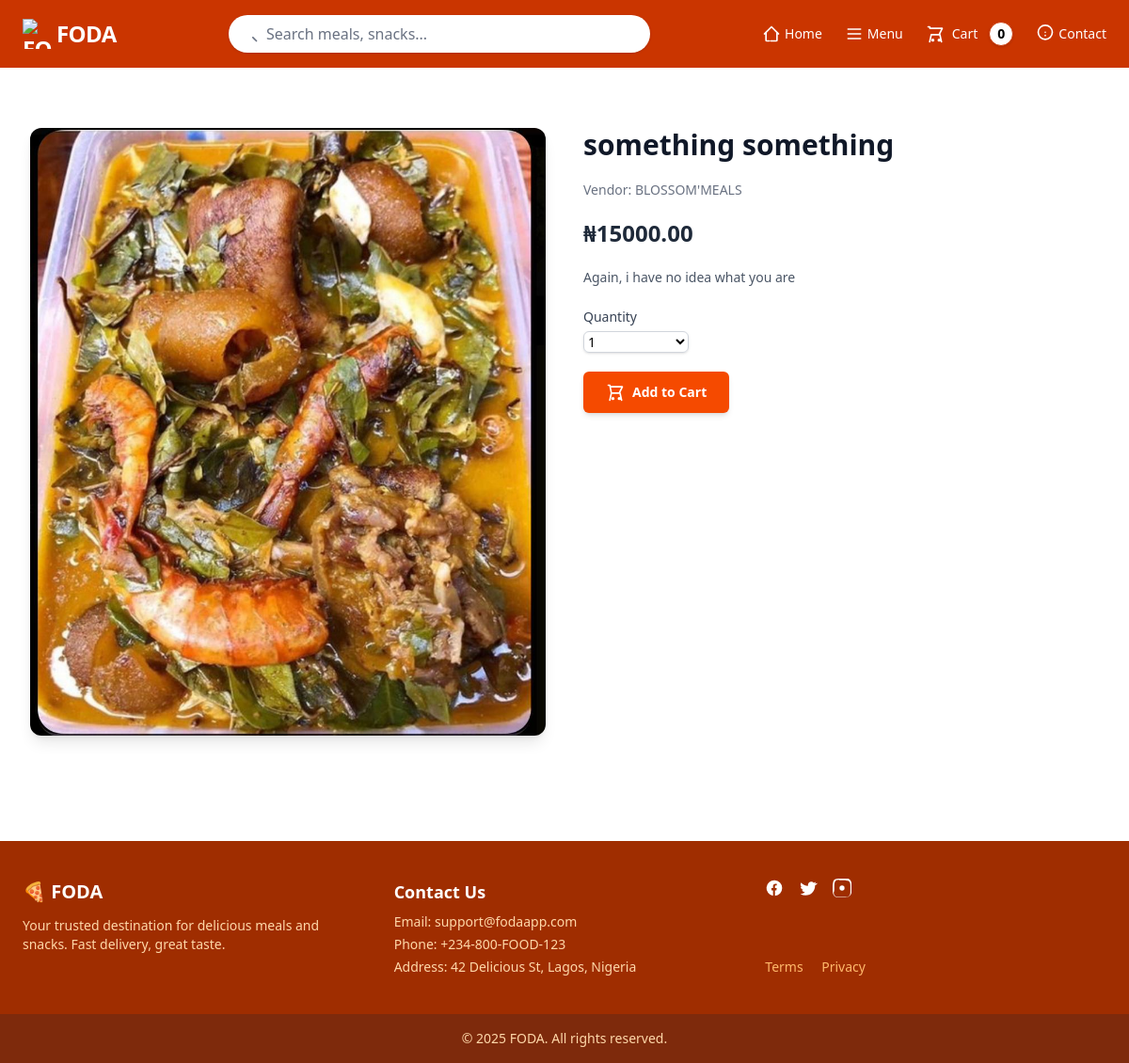
The page /food/4/ on the database its author committed.
### shop/models.py (models this page shows, shortened)
class Food(models.Model):
    name = models.CharField(max_length=100)
    description = models.TextField()
    price = models.DecimalField(max_digits=10, decimal_places=2)
    sale_price = models.DecimalField(max_digits=10, decimal_places=2, blank=True, null=True)
    is_sale = models.BooleanField(default=False)
    vendor = models.ForeignKey(Vendor, related_name='foods', on_delete=models.CASCADE)
    image = ImageField(upload_to='foods/', blank=True, null=True)

### vendor/models.py (models this page shows)
class Vendor(models.Model):
    user = models.OneToOneField(settings.AUTH_USER_MODEL, on_delete=models.CASCADE, related_name='vendor',null=True, blank=True)
    name = models.CharField(max_length=100)
    description = models.TextField()
    location = models.CharField(max_length=255)
    contact_info = models.CharField(max_length=100)
    image = ImageField(upload_to='vendors/', blank=True, null=True)
    def __str__(self):
        return self.name

### shop/views.py (the view)
# urls.py: path('food/<int:food_id>/', views.food_detail, name='detail'),
def food_detail(request, food_id):
    try:
        food_item = Food.objects.get(id=food_id)
    except Food.DoesNotExist:
        return render(request, '404.html', status=404)
    context = {
        'food_item': food_item
    }
    return render(request, 'detail.html', context)

### cart/cart.py (called while the page is built)
    def __len__(self):
        return len(self.cart)

### cart/context_processors.py (called while the page is built)
def cart(request):
    return{
        'cart': Cart(request)
    }

### shop/templates/detail.html (shortened to what this page needs)
{% extends "base.html" %}
{% load static %}
{% load thumbnail %}
{% block content %}
<div class="bg-white py-16">
  <div class="max-w-7xl mx-auto px-4 sm:px-6 lg:px-8">
    <div class="grid grid-cols-1 md:grid-cols-2 gap-10 items-start">
      <div>
        {% thumbnail food_item.image "600x400" crop="center" as im %}
        <img src="{{ im.url }}" alt="{{ food_item.name }}"
          class="w-full h-auto rounded-xl object-cover shadow-lg" />
        {% endthumbnail %}
      </div>
      <div class="space-y-5">
        <h1 class="text-3xl font-extrabold text-gray-900">{{ food_item.name }}</h1>
        <p class="text-sm text-gray-500">Vendor: {{ food_item.vendor }}</p>
        <p class="text-2xl font-bold text-gray-800">₦{{ food_item.price }}</p>
        <p class="text-sm text-gray-600 leading-relaxed">
          {{ food_item.description }}
        </p>
        <div>
          <label for="food_qty" class="block text-sm font-medium text-gray-700 mb-1">Quantity</label>
          <select id="food_qty"
                  class="w-28 rounded-md border border-gray-300 text-sm shadow-sm focus:ring-orange-500 focus:border-orange-500">
            {% for i in "12345" %}
              <option value="{{ i }}">{{ i }}</option>
            {% endfor %}
          </select>
        </div>
        <div>
          <button
            id="add-to-cart"
            type="button"
            value="{{ food_item.id }}"
            class="inline-flex items-center justify-center w-full md:w-auto bg-orange-600 hover:bg-orange-700 text-white font-semibold text-sm px-6 py-3 rounded-md shadow-md transition duration-300"
          >
            <svg class="h-5 w-5 mr-2" fill="none" stroke="currentColor" stroke-width="2"
              viewBox="0 0 24 24" xmlns="http://www.w3.org/2000/svg">
              <path stroke-linecap="round" stroke-linejoin="round"
                d="M3 3h2l.4 2M7 13h10l4-8H5.4M7 13L5.4 5M7 13l-2 9m13-9l2 9M9 21a1 1 0 100-2 1 1 0 000 2zm8 0a1 1 0 100-2 1 1 0 000 2z" />
            </svg>
            Add to Cart
          </button>
        </div>
      </div>
    </div>
  </div>
</div>
{% endblock %}

### rows shown on the page
Food: name "something something", vendor "BLOSSOM'MEALS", price "15000.00", description "Again, i have no idea what you are"

### other values the page prints
{{ cart|length }} "0"
form field value "1"
